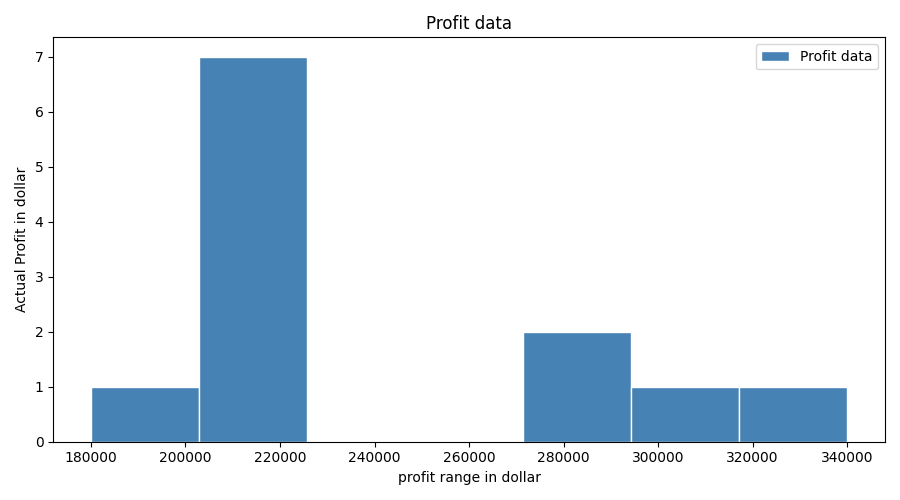

This figure's Python source:
# Q10: Histogram - Monthly Profit Ranges
# Requirements: pip install matplotlib

import matplotlib.pyplot as plt

profit = [180000, 210000, 220000, 215000, 205000,
          225000, 275000, 290000, 215000, 310000,
          340000, 210000]

plt.figure(figsize=(9, 5))
plt.hist(profit, bins=7, label='Profit data', color='steelblue', edgecolor='white')
plt.title('Profit data')
plt.xlabel('profit range in dollar')
plt.ylabel('Actual Profit in dollar')
plt.legend()
plt.tight_layout()
plt.savefig('q10_profit_histogram.png')
plt.show()
print("Q10 done.")
